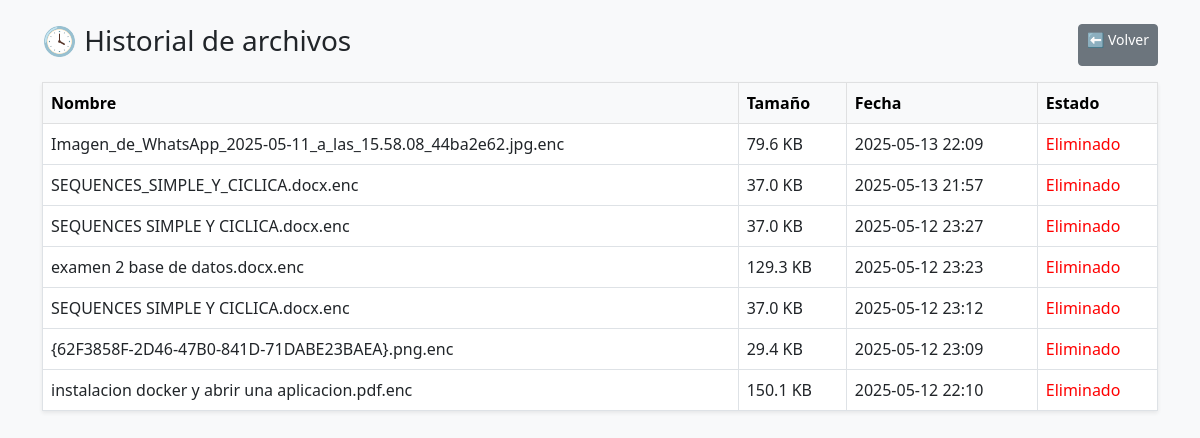
/historial (signed in), run on an earlier commit of the app's database.
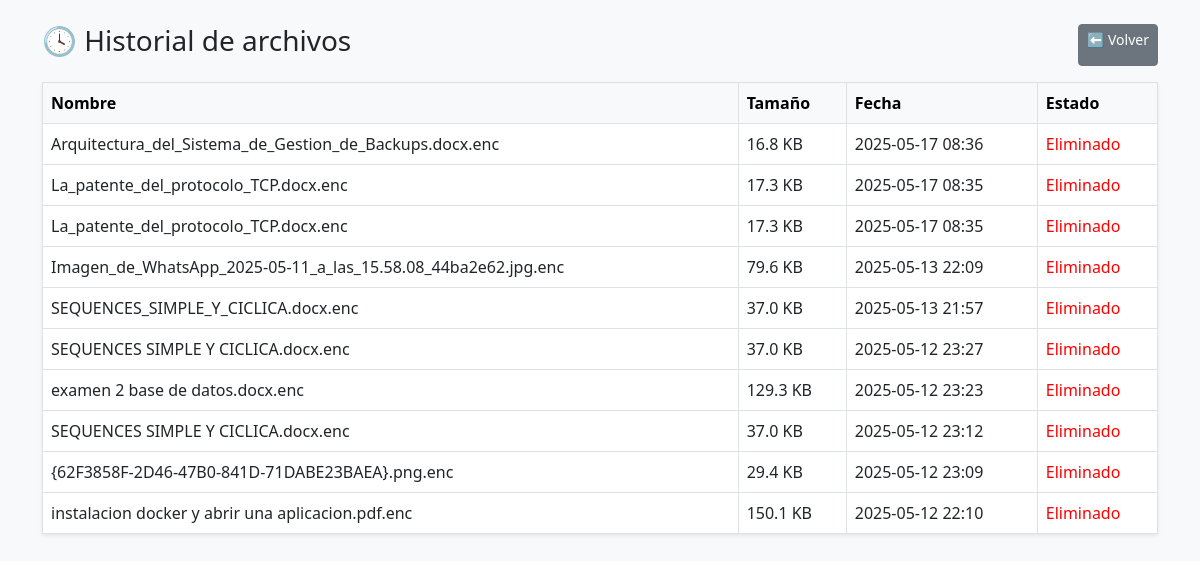
And on a later commit of the database.
### app/database.py (models this page shows)
class Backup(db.Model):
    id = db.Column(db.Integer, primary_key=True)
    filename = db.Column(db.String(255), nullable=False)
    size_kb = db.Column(db.Float, nullable=False)
    timestamp = db.Column(db.DateTime, nullable=False)
    user_id = db.Column(db.Integer, db.ForeignKey('user.id'), nullable=False)
    eliminado = db.Column(db.Boolean, default=False)
    user = db.relationship('User', backref='backups')

### app/routes.py (the view)
@main.route("/historial")
@login_required
def historial():
    backups = Backup.query.filter_by(user_id=current_user.id).order_by(Backup.timestamp.desc()).all()
    registros = [{
        "name": b.filename,
        "size": f"{b.size_kb:.1f} KB",
        "date": b.timestamp.strftime('%Y-%m-%d %H:%M'),
        "status": "Disponible" if os.path.isfile(os.path.join(current_app.config["UPLOAD_FOLDER"], b.filename)) else "Eliminado"
    } for b in backups]
    return render_template("historial.html", registros=registros)

### app/database.py (called while the page is built)
@login_manager.user_loader
def load_user(user_id):
    return User.query.get(int(user_id))

### app/templates/historial.html (shortened to what this page needs)
<!DOCTYPE html>
<html lang="es">
<head>
  <link href="https://cdn.jsdelivr.net/npm/bootstrap@5.3.0/dist/css/bootstrap.min.css" rel="stylesheet">
</head>
<body>
  <div class="container py-4">
    <div class="d-flex justify-content-between mb-3">
      <h3>🕓 Historial de archivos</h3>
      <a href="{{ url_for('main.index') }}" class="btn btn-secondary btn-sm">⬅️ Volver</a>
    </div>
    <table class="table table-hover table-bordered bg-white shadow-sm">
      <thead class="table-light">
        <tr>
          <th>Nombre</th>
          <th>Tamaño</th>
          <th>Fecha</th>
          <th>Estado</th>
        </tr>
      </thead>
      <tbody>
        {% for r in registros %}
        <tr>
          <td>{{ r.name }}</td>
          <td>{{ r.size }}</td>
          <td>{{ r.date }}</td>
          <td>
            <span class="{{ 'status-disponible' if r.status == 'Disponible' else 'status-eliminado' }}">
              {{ r.status }}
            </span>
          </td>
        </tr>
        {% endfor %}
      </tbody>
    </table>
  </div>
</body>
</html>

### app/templates/historial.html (style rules this page uses)
body { background-color: #f8f9fa; }
.status-eliminado { color: red; }

What changed in the data, as far as the page shows it:
added Backup: name "Arquitectura_del_Sistema_de_Gestion_de_Backups.docx.enc", size "16.8 KB", date "2025-05-17 08:36", status "Eliminado"
added Backup: name "La_patente_del_protocolo_TCP.docx.enc", size "17.3 KB", date "2025-05-17 08:35", status "Eliminado"
added Backup: name "La_patente_del_protocolo_TCP.docx.enc", size "17.3 KB", date "2025-05-17 08:35", status "Eliminado"
